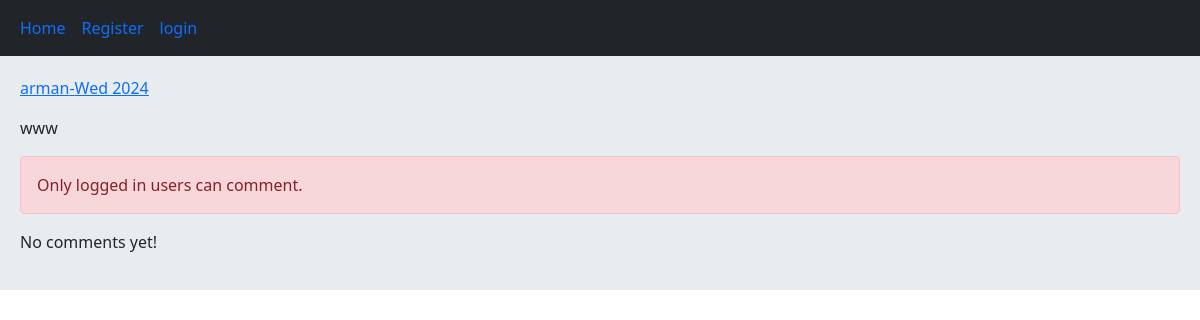
/post/4/www/, run on an earlier commit of the app's database.
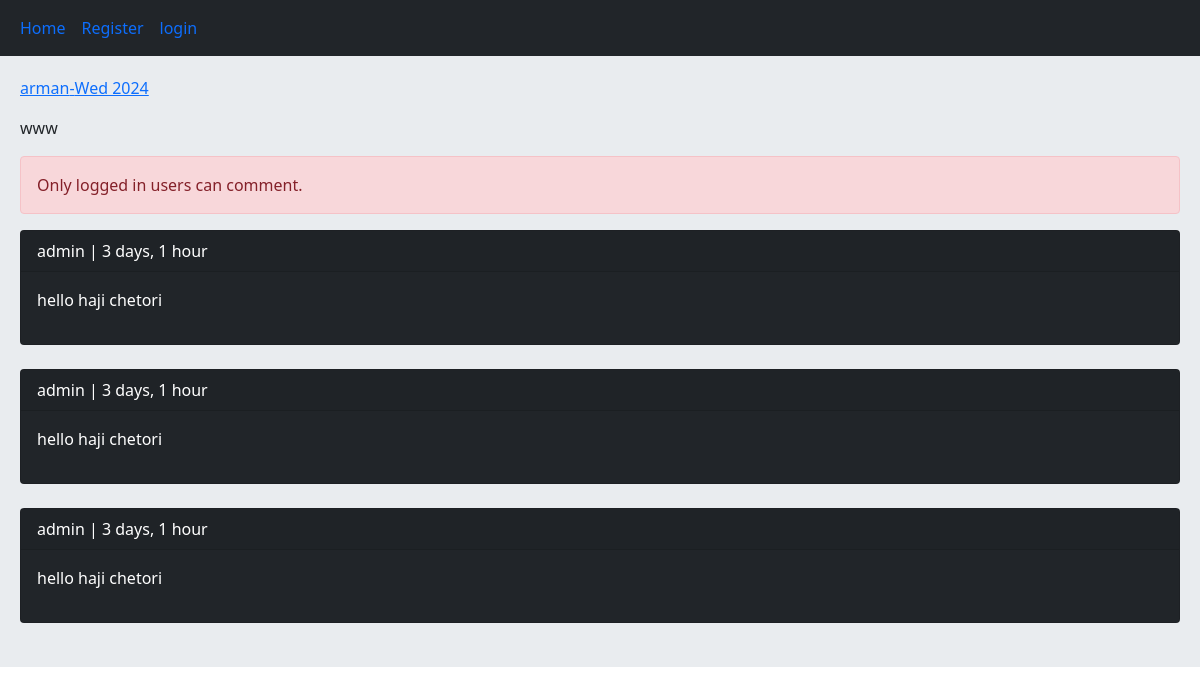
And on a later commit of the database.
### home/models.py (models this page shows, shortened)
class Post(models.Model):
    user = models.ForeignKey(User, on_delete=models.CASCADE,related_name = 'posts')
    body = models.TextField()
    slug = models.SlugField()
    title = models.CharField(max_length=50, default='empty')
    create= models.DateTimeField(auto_now_add=True)
    update = models.DateTimeField(auto_now=True)
    class Meta:
        ordering =('body',)

class Comment(models.Model):
    user = models.ForeignKey(User, on_delete=models.CASCADE,related_name = 'uncomments')
    post = models.ForeignKey(Post, on_delete=models.CASCADE,related_name = 'pcomments')
    reply = models.ForeignKey('self', on_delete=models.CASCADE, related_name='rcomments', blank=True, null=True)
    is_reply = models.BooleanField(default=False)
    body = models.TextField(max_length=400)
    created = models.DateTimeField(auto_now_add=True)

### home/views.py (the view, shortened to what this page needs)
# urls.py: path('post/<int:post_id>/<slug:post_slug>/',views.PostDetailView.as_view(),name='post_detail'),
class PostDetailView(View):
	form_class = CommentCreateForm
	form_class_reply = CommentReplyForm
	def setup(self, request, *args, **kwargs):
		self.post_instance = get_object_or_404(Post, pk=kwargs['post_id'], slug=kwargs['post_slug'])
		return super().setup(request, *args, **kwargs)
	def get(self, request, *args, **kwargs):
		comments = self.post_instance.pcomments.filter(is_reply=False)
		can_like = False
		if request.user.is_authenticated and self.post_instance.user_can_like(request.user):
			can_like = True
		return render(request, 'home/detail.html', {'post':self.post_instance, 'comments':comments, 'form':self.form_class, 'reply_form':self.form_class_reply, 'can_like':can_like})

### home/templates/home/detail.html (shortened to what this page needs)
{% extends 'base.html' %}
    {% block content %}
        <p><a href="{% url 'account:profile' post.user.id %}">{{ post.user.username }}-{{ post.update|date:"D Y" }}</a>  </p>
        <p>{{ post.body }}</p>
        {% if request.user.is_authenticated %}
            <a href="{% url 'home:post_like' post.id %}" class="{% if can_like %}disabled{% endif %} btn btn-primary col-md-2">Like {{ post.likes_count }}</a>
            <form action="" method="post">
                {% csrf_token %}
                {{ form.as_p }}
                <input type="submit" value="Send">
            </form> <br/>
        {% else %}
            <p class="alert alert-danger">Only logged in users can comment.</p>
        {% endif %}
        {% for comment in comments %}
            <div class="card bg-dark text-white">
            <p class="card-header">{{ comment.user }} | {{ comment.created|timesince }}</p>
            <p class="card-body">{{ comment.body }}</p>
            </div><br/>
            {% empty %}
                <p>No comments yet!</p>
        {% endfor %}
    {% endblock %}

### templates/base.html (shortened to what this page needs)
<!DOCTYPE html>
<html lang="en">
<head>
    <link href="https://cdn.jsdelivr.net/npm/bootstrap@5.1.3/dist/css/bootstrap.min.css" rel="stylesheet">
</head>
<body>
    {% include 'inc/navbar.html' %}
    <div class="jumbotron">
        {% block content %} {% endblock %}
    </div>
</body>
</html>

### templates/inc/navbar.html
<nav class="navbar navbar-expand-lg bg-dark">
    <div class="container-fluid">
        <div class="navbar-nav">
          <a class="nav-link active" href="{% url 'home:home' %}">Home</a>
          {% if request.user.is_authenticated %}
          <a class="nav-link active" href="{% url 'account:profile' request.user.id %}">Profile</a>
          <a class="nav-link active" href="{% url 'account:logout' %}">Logout</a>
          {% else %}
          <a class="nav-link active" href="{% url 'account:register' %}">Register</a>
          <a class="nav-link active" href="{% url 'account:login' %}">login</a>
          {% endif %}
        </div>
    </div>
  </nav>

### templates/base.html (style rules this page uses)
.jumbotron { padding: 20px; margin-bottom: 20px; background-color: #e9ecef; }

What changed in the data, as far as the page shows it:
added Comment: user "admin", created "3 days, 1 hour", body "hello haji chetori"
added Comment: user "admin", created "3 days, 1 hour", body "hello haji chetori"
added Comment: user "admin", created "3 days, 1 hour", body "hello haji chetori"
Also different on the page:
text no longer shown: "No comments yet!"
